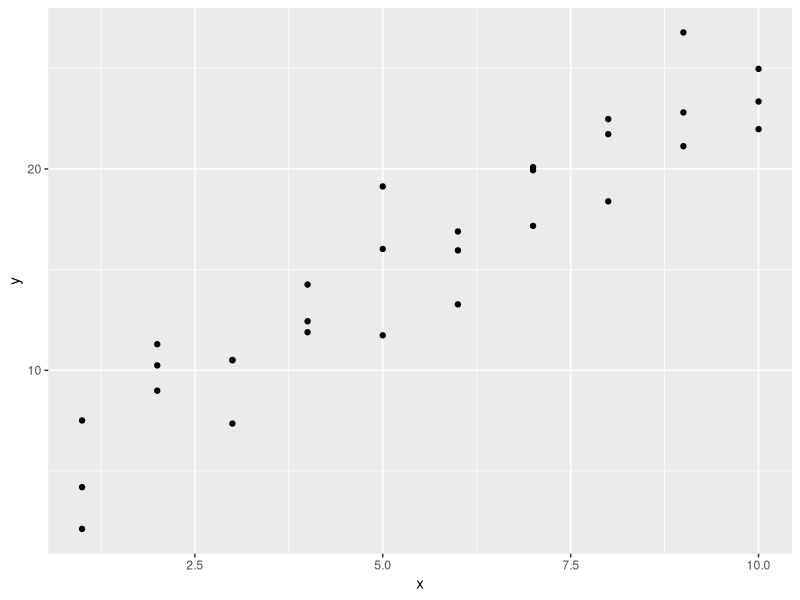
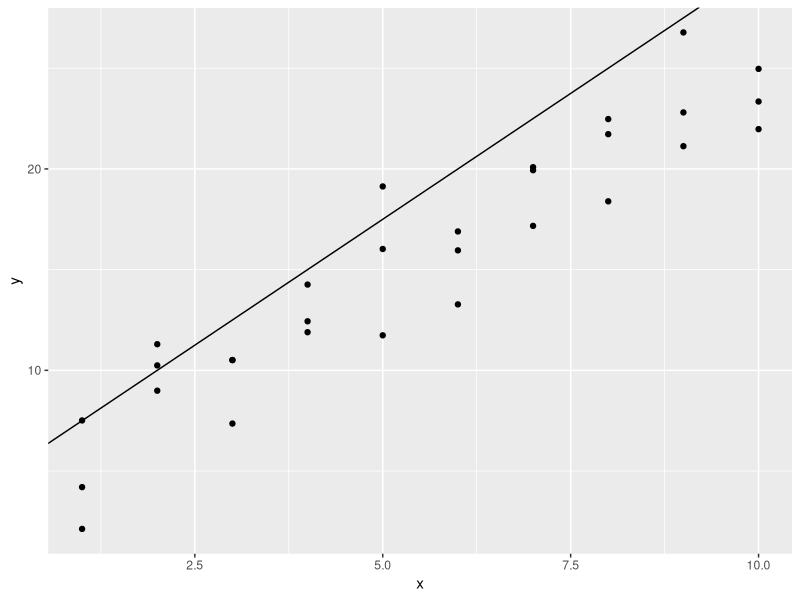
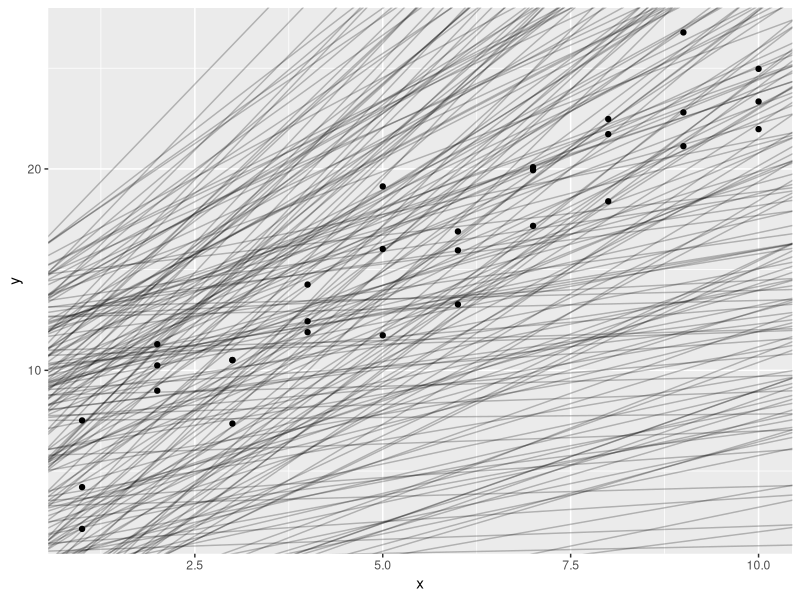
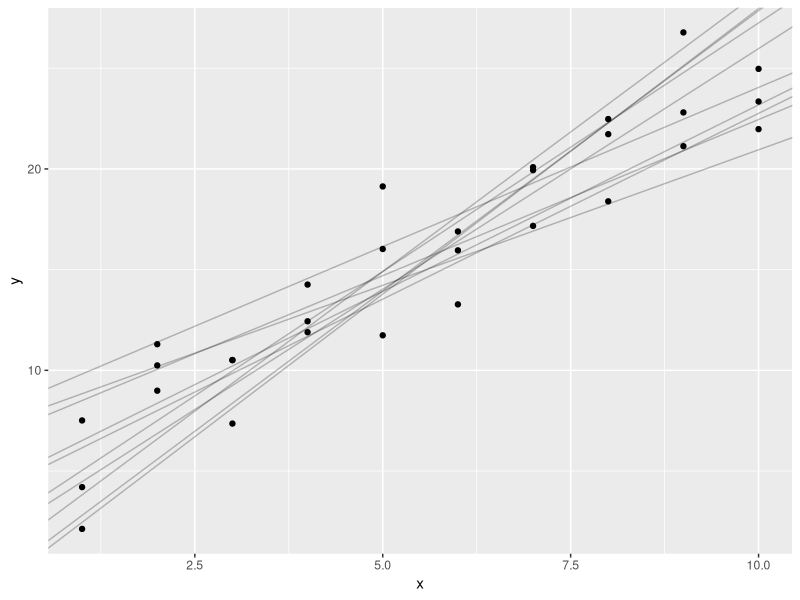
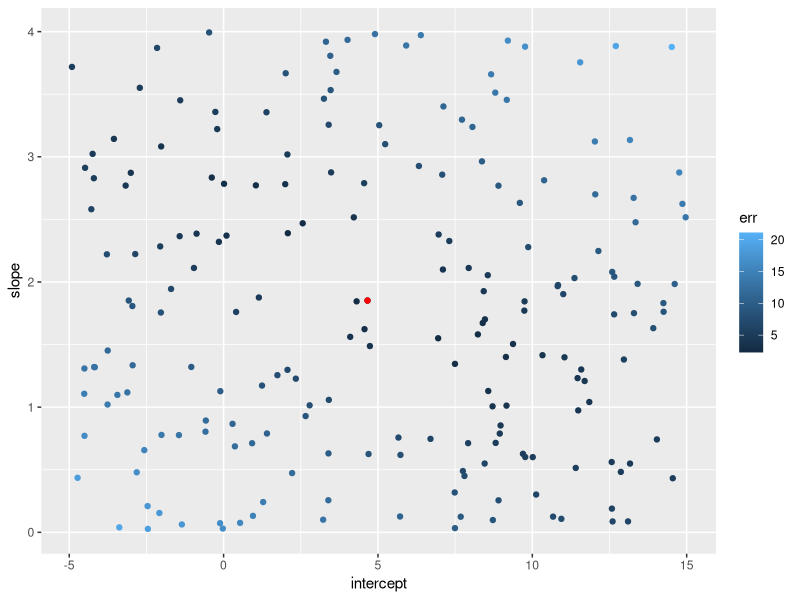
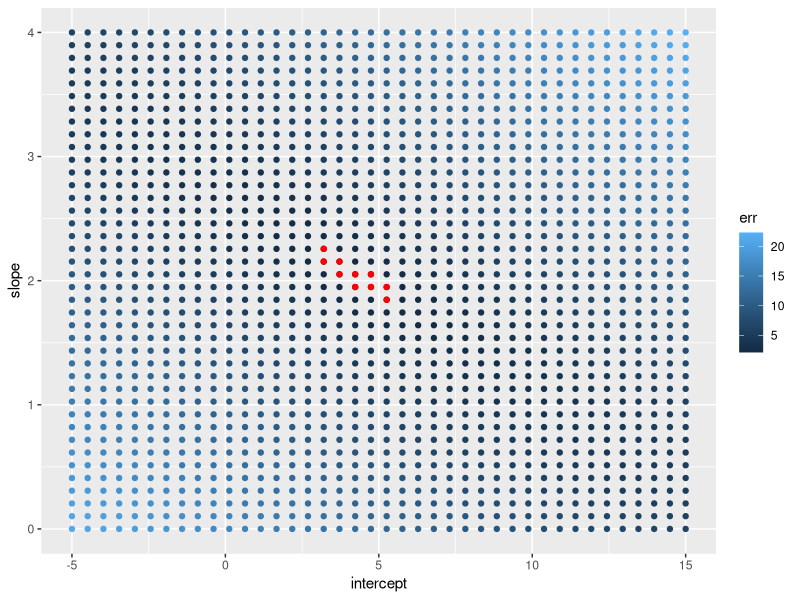
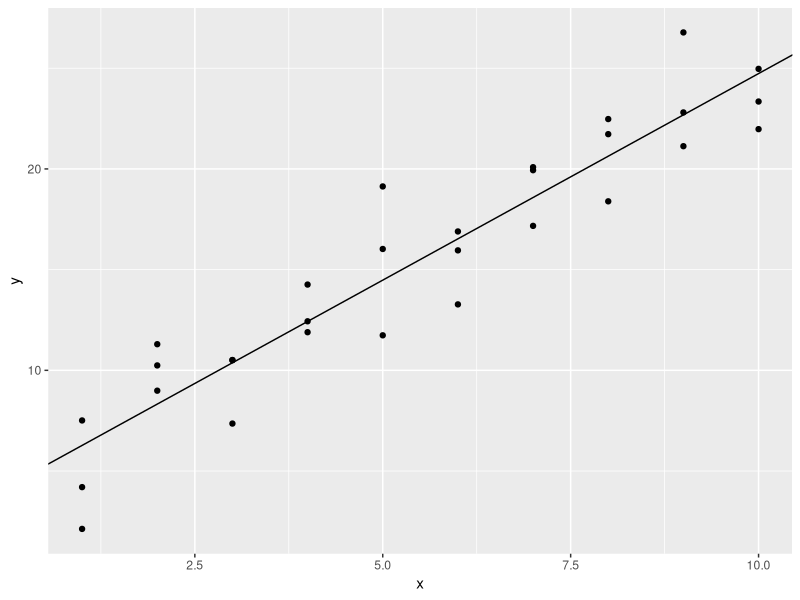
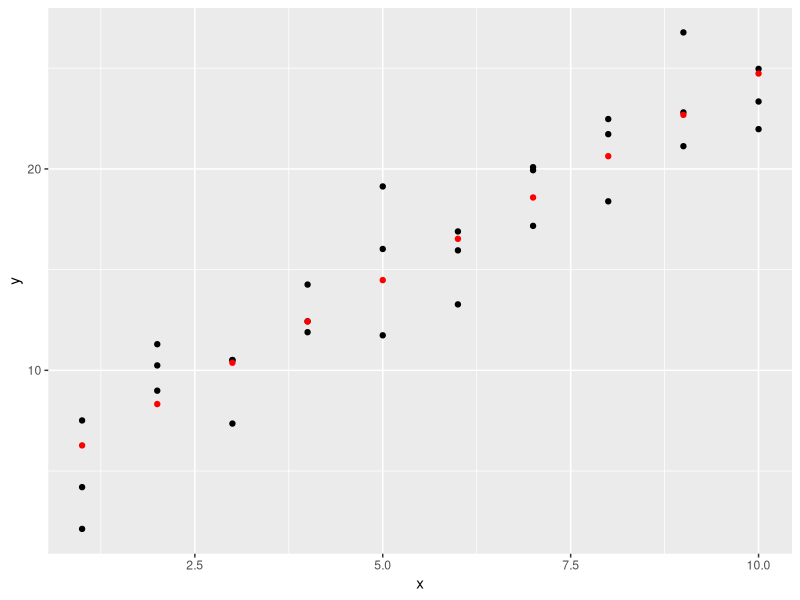

The R script that drew these images, in order:
library(tidyverse)
library(modelr)

# Observer a simulated data set. Notice a general "trend".
ggplot(sim1, aes(x,y)) + 
  geom_point()

# Try to draw a line (many lines?) that capture the "trend" we noticed.
ggplot(sim1, aes(x,y)) + 
  geom_point() +
  geom_abline(aes(intercept = 5, slope=2.5))

# Generate hundreds of options.
models <- tibble(
  intercept = runif(200,-5,15),
  slope = runif(200,0,4)
)

ggplot(sim1, aes(x,y)) + 
  geom_point() +
  geom_abline(data=models, aes(intercept = intercept, slope=slope), alpha=1/4)

# How do we measure "goodness of fit"?

# a = c(intercept, slope)
model_predictions <- function(a, data){
  a[1] + a[2]*data$x
}

model_errors <- function(a, data){
  errors <- data$y - model_predictions(a,data)
  sqrt(mean(errors^2))
}

sim1_model_measure <- function(intercept, slope){
  model_errors(c(intercept,slope),sim1)
}

models <- models %>%
  mutate(err = map2_dbl(intercept,slope, sim1_model_measure))


# Plot the 10 "best" lines.
ggplot(sim1,aes(x,y)) +
  geom_point() +
  geom_abline(data=filter(models,rank(err) <= 10), aes(intercept=intercept, slope=slope), alpha=1/4)

# Look at the "space" of models, i.e. the intercepts and slopes, highlight the "best".
ggplot(models, aes(intercept,slope)) +
  geom_point(aes(color = err)) +
  geom_point(data=filter(models, rank(err)<=1),color="red")

# Take a more methodical approach to "exploring" the "space" of models.
grid <- expand.grid(
  intercept = seq(-5,15, length = 40),
  slope = seq(0,4, length = 40)
) %>%
  mutate(err = map2_dbl(intercept,slope,sim1_model_measure))

# Plot the top 10.
ggplot(grid, aes(intercept,slope)) +
  geom_point(aes(color = err)) +
  geom_point(data=filter(grid, rank(err)<=10),color="red")

# R does it all! Find the "line of best fit" directly. Plot the result.
sim1_mod <- lm(y ~ x, data=sim1)

ggplot(sim1, aes(x,y)) +
  geom_point() +
  geom_abline(intercept=sim1_mod[[1]][[1]], slope=sim1_mod[[1]][[2]])

# We now examine what the line does, and _does not_, tell us. We distinguish between predictions
# and residuals (errors).

# Predictions
grid <- sim1 %>%
  data_grid(x) %>%
  add_predictions(sim1_mod)

ggplot(sim1, aes(x)) + 
  geom_point(aes(y=y)) +
  geom_point(data = grid, aes(y=pred), color="red")

# Residuals (errors)
sim1 <- sim1 %>%
  add_residuals(sim1_mod)

ggplot(sim1, aes(resid)) +
  geom_freqpoly(binwidth=0.5)

ggplot(sim1, aes(x,resid)) +
  geom_point() +
  geom_ref_line(h=0)


# Other models. Still using the "linear model" we can make functions that
# are "linear" in many different ways.

# Here is a quadratic model. We interpret this as y is linear in x^2.
sim1_qmod <- lm(y ~ I(x^2), sim1)

# Predictions
grid <- sim1 %>%
  data_grid(x) %>%
  add_predictions(sim1_qmod)

ggplot(sim1, aes(x)) + 
  geom_point(aes(y=y)) +
  geom_point(data = grid, aes(y=pred), color="red")

# Residuals (errors)
sim1 <- sim1 %>%
  add_residuals(sim1_qmod)

ggplot(sim1, aes(resid)) +
  geom_freqpoly(binwidth=0.5)

ggplot(sim1, aes(x,resid)) +
  geom_point() +
  geom_ref_line(h=0)



# Another quadratic model, now "linear" in x^2 and x but with no constant (intercept).
# Note, the "+" indicates that the two possibilities "x^2" and "x" should act independently.
# We could make the them interact with a "*", but for now that is not helpful.
sim1_qmod <- lm(y ~ I(x^2) + x - 1, sim1)

#predictions
grid <- sim1 %>%
  data_grid(x) %>%
  add_predictions(sim1_qmod)

ggplot(sim1, aes(x)) + 
  geom_point(aes(y=y)) +
  geom_point(data = grid, aes(y=pred), color="red")

# vs residuals (errors)
sim1 <- sim1 %>%
  add_residuals(sim1_qmod)

ggplot(sim1, aes(resid)) +
  geom_freqpoly(binwidth=0.5)

ggplot(sim1, aes(x,resid)) +
  geom_point() +
  geom_ref_line(h=0)



# Our models can get weird. Here is a linear connection between log(y) and sqrt(x).
sim1_wmod <- lm(log(y) ~ sqrt(x) - 1, sim1)

# Predictions
grid <- sim1 %>%
  data_grid(x) %>%
  add_predictions(sim1_wmod)

ggplot(sim1, aes(x)) + 
  geom_point(aes(y=y)) +
  geom_point(data = grid, aes(y=pred), color="red")

# Residuals (errors)
sim1 <- sim1 %>%
  add_residuals(sim1_wmod)

ggplot(sim1, aes(resid)) +
  geom_freqpoly(binwidth=0.1)

ggplot(sim1, aes(x,resid)) +
  geom_point() +
  geom_ref_line(h=0)